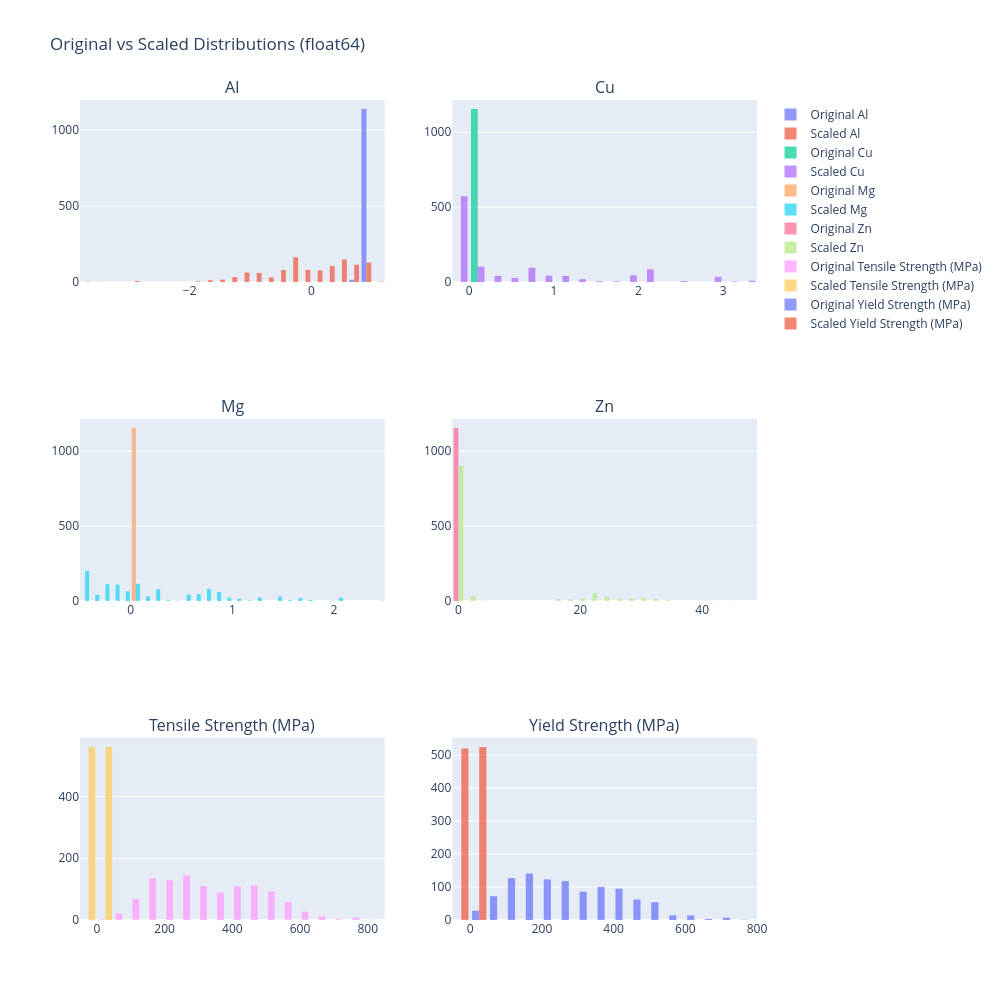

Notebook cell for this chart:
### Code cell
# Create normalized version of the dataset with consistent float64 type
# Apply RobustScaler to the processed data
scaler = RobustScaler()
scaled_features = scaler.fit_transform(df_processed[key_features])
df_scaled = pd.DataFrame(scaled_features, columns=key_features)

# Verify data types of scaled data
print("\nScaled data types:")
print(df_scaled.dtypes)

# Compare statistics before and after scaling
print("\nOriginal data statistics:")
print(df_processed[key_features].describe())
print("\nScaled data statistics:")
print(df_scaled.describe())

# Visualize the distributions of original vs scaled data
fig = make_subplots(rows=3, cols=2, subplot_titles=key_features)

for idx, feature in enumerate(key_features):
    row = idx // 2 + 1
    col = idx % 2 + 1
    
    # Original distribution
    fig.add_trace(
        go.Histogram(x=df_processed[feature], name=f'Original {feature}', 
                    opacity=0.7, nbinsx=30),
        row=row, col=col
    )
    
    # Scaled distribution
    fig.add_trace(
        go.Histogram(x=df_scaled[feature], name=f'Scaled {feature}',
                    opacity=0.7, nbinsx=30),
        row=row, col=col
    )

fig.update_layout(height=1000, width=1000, 
                 title_text="Original vs Scaled Distributions (float64)",
                 showlegend=True)
fig.show()

# Save the processed and scaled datasets
df_processed.to_csv('processed_aluminum_data.csv', index=False)
df_scaled.to_csv('scaled_aluminum_data.csv', index=False)

print("\nProcessed datasets have been saved as 'processed_aluminum_data.csv' and 'scaled_aluminum_data.csv'")

### Figure 1 — Plotly figure (JSON) as saved in the notebook; plotly's stock layout.template omitted (floating-point values rounded to 4 significant figures; data arrays with more than 128 entries replaced by an {"elided": "..."} marker saying what was removed)
{"data": [{"name": "Original Al", "nbinsx": 30, "opacity": 0.7, "type": "histogram", "x": {"elided": "1154 float values"}, "xaxis": "x", "yaxis": "y"}, {"name": "Scaled Al", "nbinsx": 30, "opacity": 0.7, "type": "histogram", "x": {"elided": "1154 float values"}, "xaxis": "x", "yaxis": "y"}, {"name": "Original Cu", "nbinsx": 30, "opacity": 0.7, "type": "histogram", "x": {"elided": "1154 float values"}, "xaxis": "x2", "yaxis": "y2"}, {"name": "Scaled Cu", "nbinsx": 30, "opacity": 0.7, "type": "histogram", "x": {"elided": "1154 float values"}, "xaxis": "x2", "yaxis": "y2"}, {"name": "Original Mg", "nbinsx": 30, "opacity": 0.7, "type": "histogram", "x": {"elided": "1154 float values"}, "xaxis": "x3", "yaxis": "y3"}, {"name": "Scaled Mg", "nbinsx": 30, "opacity": 0.7, "type": "histogram", "x": {"elided": "1154 float values"}, "xaxis": "x3", "yaxis": "y3"}, {"name": "Original Zn", "nbinsx": 30, "opacity": 0.7, "type": "histogram", "x": {"elided": "1154 float values"}, "xaxis": "x4", "yaxis": "y4"}, {"name": "Scaled Zn", "nbinsx": 30, "opacity": 0.7, "type": "histogram", "x": {"elided": "1154 float values"}, "xaxis": "x4", "yaxis": "y4"}, {"name": "Original Tensile Strength (MPa)", "nbinsx": 30, "opacity": 0.7, "type": "histogram", "x": {"elided": "1154 float values"}, "xaxis": "x5", "yaxis": "y5"}, {"name": "Scaled Tensile Strength (MPa)", "nbinsx": 30, "opacity": 0.7, "type": "histogram", "x": {"elided": "1154 float values"}, "xaxis": "x5", "yaxis": "y5"}, {"name": "Original Yield Strength (MPa)", "nbinsx": 30, "opacity": 0.7, "type": "histogram", "x": {"elided": "1154 float values"}, "xaxis": "x6", "yaxis": "y6"}, {"name": "Scaled Yield Strength (MPa)", "nbinsx": 30, "opacity": 0.7, "type": "histogram", "x": {"elided": "1154 float values"}, "xaxis": "x6", "yaxis": "y6"}], "layout": {"annotations": [{"font": {"size": 16}, "showarrow": false, "text": "Al", "x": 0.225, "xanchor": "center", "xref": "paper", "y": 1, "yanchor": "bottom", "yref": "paper"}, {"font": {"size": 16}, "showarrow": false, "text": "Cu", "x": 0.775, "xanchor": "center", "xref": "paper", "y": 1, "yanchor": "bottom", "yref": "paper"}, {"font": {"size": 16}, "showarrow": false, "text": "Mg", "x": 0.225, "xanchor": "center", "xref": "paper", "y": 0.6111, "yanchor": "bottom", "yref": "paper"}, {"font": {"size": 16}, "showarrow": false, "text": "Zn", "x": 0.775, "xanchor": "center", "xref": "paper", "y": 0.6111, "yanchor": "bottom", "yref": "paper"}, {"font": {"size": 16}, "showarrow": false, "text": "Tensile Strength (MPa)", "x": 0.225, "xanchor": "center", "xref": "paper", "y": 0.2222, "yanchor": "bottom", "yref": "paper"}, {"font": {"size": 16}, "showarrow": false, "text": "Yield Strength (MPa)", "x": 0.775, "xanchor": "center", "xref": "paper", "y": 0.2222, "yanchor": "bottom", "yref": "paper"}], "height": 1000, "showlegend": true, "title": {"text": "Original vs Scaled Distributions (float64)"}, "width": 1000, "xaxis": {"anchor": "y", "domain": [0, 0.45]}, "xaxis2": {"anchor": "y2", "domain": [0.55, 1]}, "xaxis3": {"anchor": "y3", "domain": [0, 0.45]}, "xaxis4": {"anchor": "y4", "domain": [0.55, 1]}, "xaxis5": {"anchor": "y5", "domain": [0, 0.45]}, "xaxis6": {"anchor": "y6", "domain": [0.55, 1]}, "yaxis": {"anchor": "x", "domain": [0.7778, 1]}, "yaxis2": {"anchor": "x2", "domain": [0.7778, 1]}, "yaxis3": {"anchor": "x3", "domain": [0.3889, 0.6111]}, "yaxis4": {"anchor": "x4", "domain": [0.3889, 0.6111]}, "yaxis5": {"anchor": "x5", "domain": [0, 0.2222]}, "yaxis6": {"anchor": "x6", "domain": [0, 0.2222]}}}
